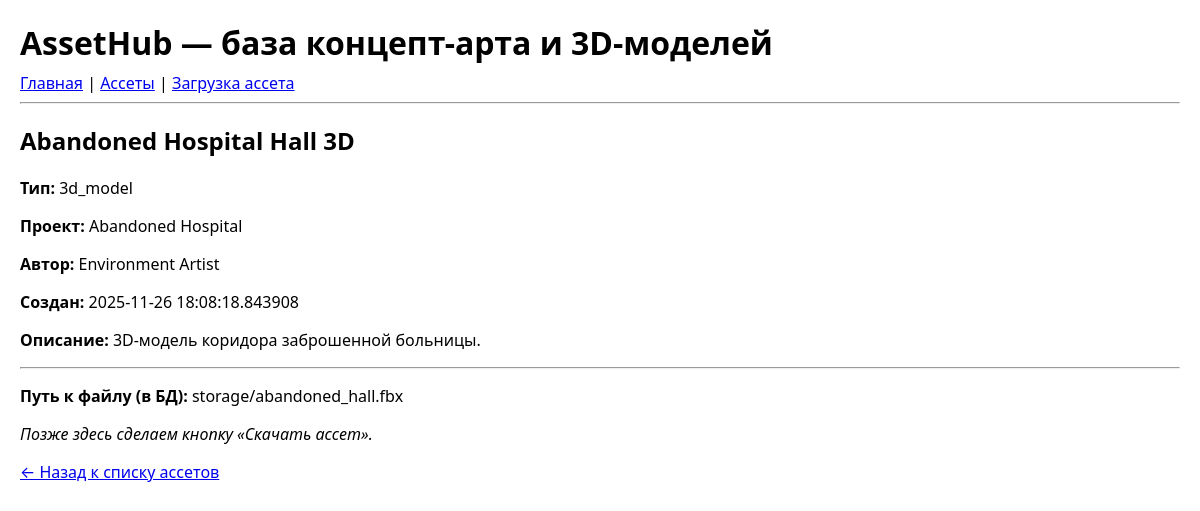
The page /assets/2 on the database its author committed.
### app/models/asset.py (models this page shows, shortened)
class Asset(db.Model):
    __tablename__ = "assets"
    id = db.Column(db.Integer, primary_key=True)
    title = db.Column(db.String(255), nullable=False)
    description = db.Column(db.Text)
    asset_type = db.Column(db.String(50), nullable=False)  # concept, 3d_model, texture и тд
    file_path = db.Column(db.String(512), nullable=False)
    preview_path = db.Column(db.String(512))
    project_name = db.Column(db.String(255))
    author_name = db.Column(db.String(255))
    created_at = db.Column(db.DateTime, default=datetime.utcnow)
    updated_at = db.Column(db.DateTime, onupdate=datetime.utcnow)
    tags = db.relationship(
        "Tag",
        secondary="asset_tags",
        back_populates="assets"
    )

### app/controllers/assets.py (the view)
@assets_bp.route("/<int:asset_id>")
def asset_detail(asset_id):
    asset = Asset.query.get(asset_id)
    if asset is None:
        abort(404)
    return render_template("assets/detail.html", asset=asset)

### app/templates/assets/detail.html (shortened to what this page needs)
{% extends "base.html" %}
{% block content %}
<h2>{{ asset.title }}</h2>
<p><b>Тип:</b> {{ asset.asset_type }}</p>
<p><b>Проект:</b> {{ asset.project_name or "—" }}</p>
<p><b>Автор:</b> {{ asset.author_name or "—" }}</p>
<p><b>Создан:</b> {{ asset.created_at or "—" }}</p>
{% if asset.description %}
    <p><b>Описание:</b> {{ asset.description }}</p>
{% endif %}
<hr>
<p><b>Путь к файлу (в БД):</b> {{ asset.file_path }}</p>
<p><i>Позже здесь сделаем кнопку «Скачать ассет».</i></p>
<p><a href="{{ url_for('assets.assets_list') }}">← Назад к списку ассетов</a></p>
{% endblock %}

### app/static/css/styles.css (style rules this page uses)
body { font-family: system-ui, -apple-system, BlinkMacSystemFont, "Segoe UI", sans-serif; margin: 20px; }

### rows shown on the page
Asset: title "Abandoned Hospital Hall 3D", asset_type "3d_model", project_name "Abandoned Hospital", author_name "Environment Artist", created_at "2025-11-26 18:08:18.843908", description "3D-модель коридора заброшенной больницы.", file_path "storage/abandoned_hall.fbx"
